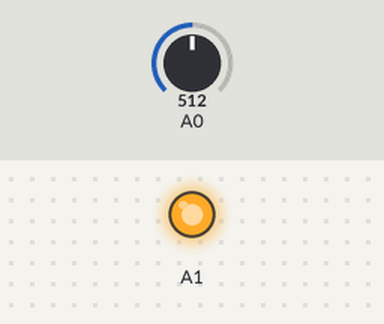
A sketch run on a simulated Arduino Uno, built with avr-gcc and run on an emulated ATmega328P. Parts: output pins drawn as LEDs (lit = HIGH). The test bench sets the inputs (shaded band); at power-on: A0 = 512. What the sketch prints to the serial monitor is not drawn.

Above: at 6.9 s.
7.0 s: A0 set to 217
8.5 s: A0 set to 188
Timing chart, 0 to 11.5 s (numbered marks = the images above; inputs shaded):
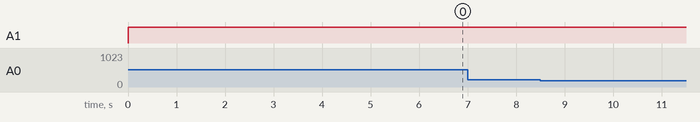

Measured:
- after the input at 7.0 s, every drawn part: stays the same
- after the input at 8.5 s, every drawn part: stays the same

The sketch:

MQ2_PPM_2nd_day.ino
```cpp
void setup() {
    Serial.begin(9600);
}

void loop() {
    float RS_gas = 0;
    float ratio = 0;
    float sensorValue = 0;
    float sensor_volt = 0;


    //Heather 5v 60 s
    analogWrite(A1, 1023);
    delay(6000);

    //Heather 1.4 V 90 s
    analogWrite(A1, (1023/5)*1.4 );
    for(int i = 0; i<900; i++){
        sensorValue = analogRead(A0);
        int sensor_volt = sensorValue/1024*5.0;
        RS_gas = (5.0-sensor_volt)/sensor_volt;
        ratio = RS_gas/0.72; //Replace R0 with the value found using the calibration code
        float ppm = 100 * pow(log10(40)/log10(0.09), ratio);//Formula for co 2 concentration
        Serial.println(ppm);
        delay(100);
    }
}
```
